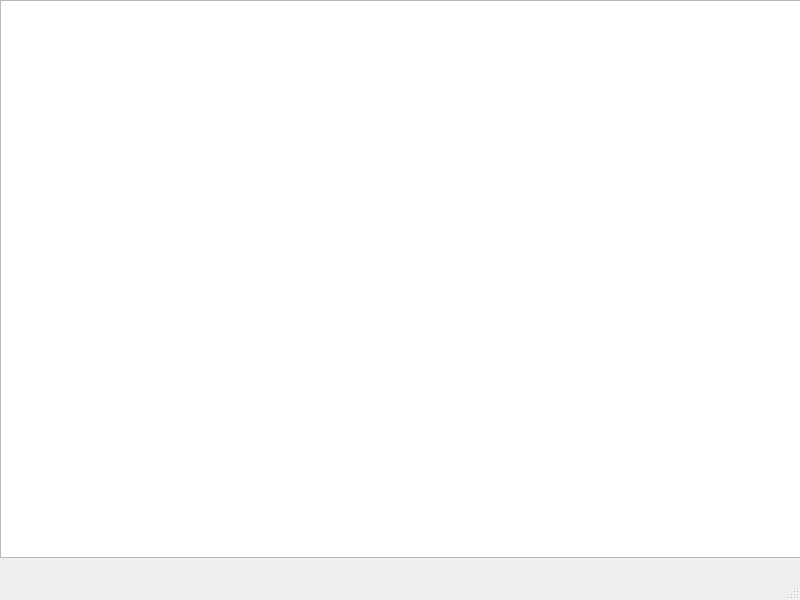
<?xml version="1.0" encoding="UTF-8"?>
<ui version="4.0">
 <class>CreatLib</class>
 <widget class="QMainWindow" name="CreatLib">
  <property name="geometry">
   <rect>
    <x>0</x>
    <y>0</y>
    <width>800</width>
    <height>600</height>
   </rect>
  </property>
  <property name="windowTitle">
   <string>CreatLib</string>
  </property>
  <widget class="QWidget" name="centralwidget">
   <widget class="QGraphicsView" name="graphicsView">
    <property name="geometry">
     <rect>
      <x>0</x>
      <y>0</y>
      <width>801</width>
      <height>558</height>
     </rect>
    </property>
   </widget>
  </widget>
  <widget class="QMenuBar" name="menubar">
   <property name="geometry">
    <rect>
     <x>0</x>
     <y>0</y>
     <width>800</width>
     <height>21</height>
    </rect>
   </property>
  </widget>
  <widget class="QStatusBar" name="statusbar"/>
 </widget>
 <resources/>
 <connections/>
</ui>
